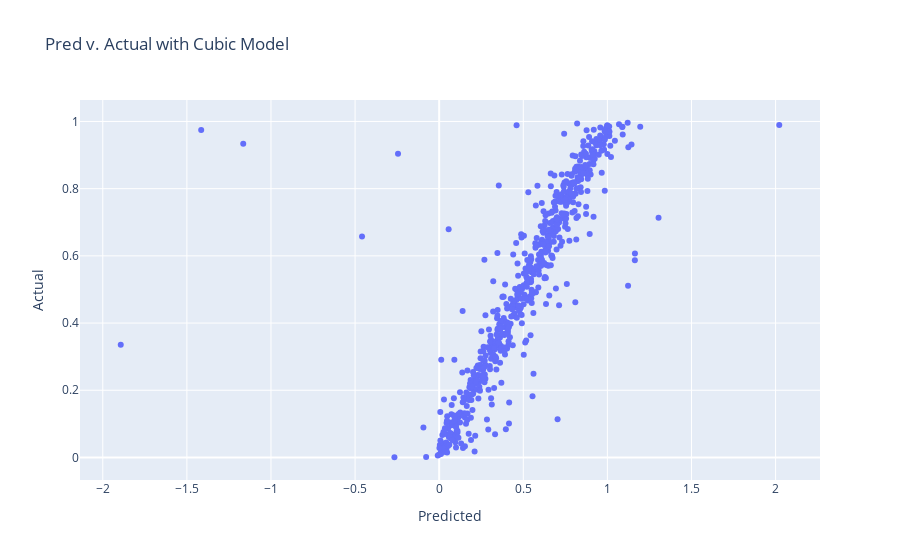

The notebook cell saved with this chart:
### Markdown cell above
### Cubic Model

### Code cell
poly = PolynomialFeatures(degree=3, include_bias=False)
poly_features = poly.fit_transform(X)

X_train, X_test, y_train, y_test = train_test_split(
    poly_features, y, test_size=0.2, random_state=1
)

poly_reg_model = LinearRegression()
poly_reg_model.fit(X_train, y_train)
y_pred = poly_reg_model.predict(X_test)
y_pred

resid = y_test - y_pred

display(
    px.scatter(
        x=y_pred,
        y=y_test,
        labels={"x": "Predicted", "y": "Actual"},
        title="Pred v. Actual with Cubic Model",
    )
)
display(
    px.scatter(
        x=y_pred,
        y=resid,
        labels={"x": "Predicted", "y": "Residuals"},
        title="Pred v. Residuals Cubic Model",
    )
)

### Figure 1 — Plotly figure (JSON) as saved in the notebook; plotly's stock layout.template omitted (floating-point values rounded to 4 significant figures; data arrays with more than 128 entries replaced by an {"elided": "..."} marker saying what was removed)
{"data": [{"hovertemplate": "Predicted=%{x}<br>Actual=%{y}<extra></extra>", "legendgroup": "", "marker": {"color": "#636efa", "symbol": "circle"}, "mode": "markers", "name": "", "orientation": "v", "showlegend": false, "type": "scatter", "x": {"elided": "629 float values"}, "xaxis": "x", "y": {"elided": "629 float values"}, "yaxis": "y"}], "layout": {"legend": {"tracegroupgap": 0}, "title": {"text": "Pred v. Actual with Cubic Model"}, "xaxis": {"anchor": "y", "domain": [0, 1], "title": {"text": "Predicted"}}, "yaxis": {"anchor": "x", "domain": [0, 1], "title": {"text": "Actual"}}}}
